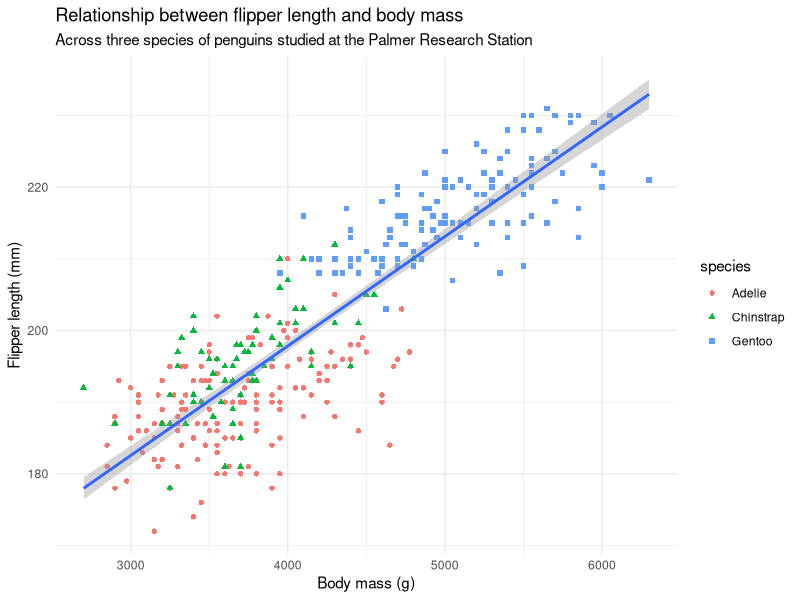

Recreate this plot in R.
## ---- chunk 1
library(ggplot2)
library(palmerpenguins)
## ---- chunk 2
#| label: Completed flipper length vs body mass graph
#| fig-width: 7
#| fig-height: 5
ggplot(data = penguins,
       mapping = aes(x = body_mass_g, y = flipper_length_mm)) +
    geom_point(aes(color = species, shape = species)) +
    geom_smooth(method = "lm") +
    labs(title = "Relationship between flipper length and body mass",
         subtitle = "Across three species of penguins studied at the Palmer Research Station",
         x = "Body mass (g)",
         y = "Flipper length (mm)") +
    # scale_color_viridis_d() +
    # scale_color_brewer(palette = "Dark2") +
    theme_minimal()
## ---- chunk 3
sessionInfo()
